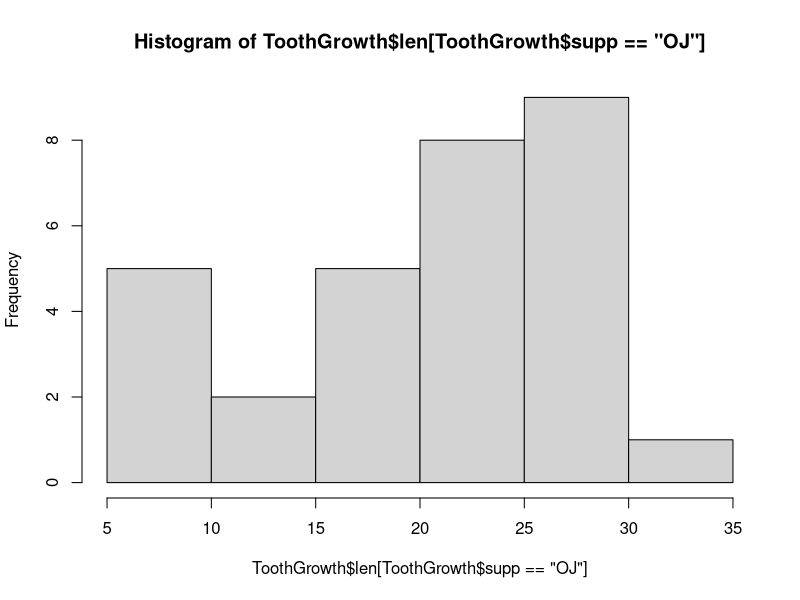
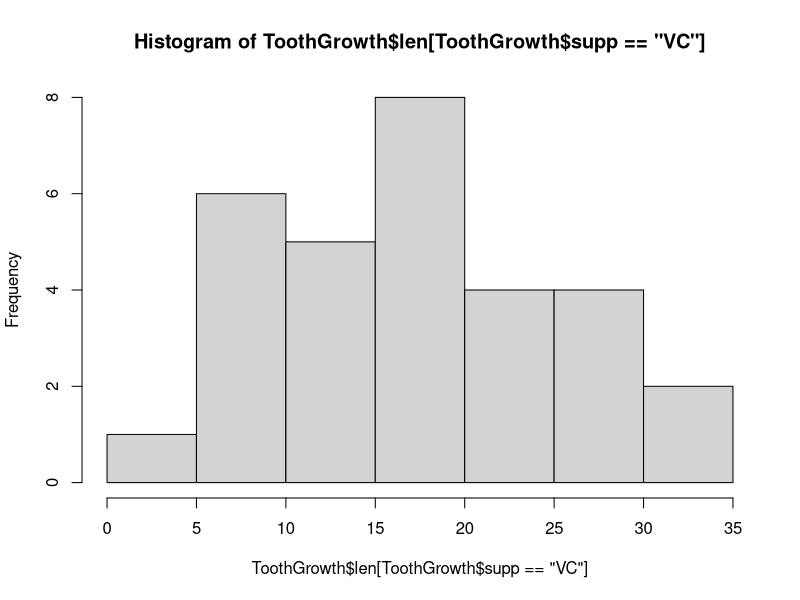
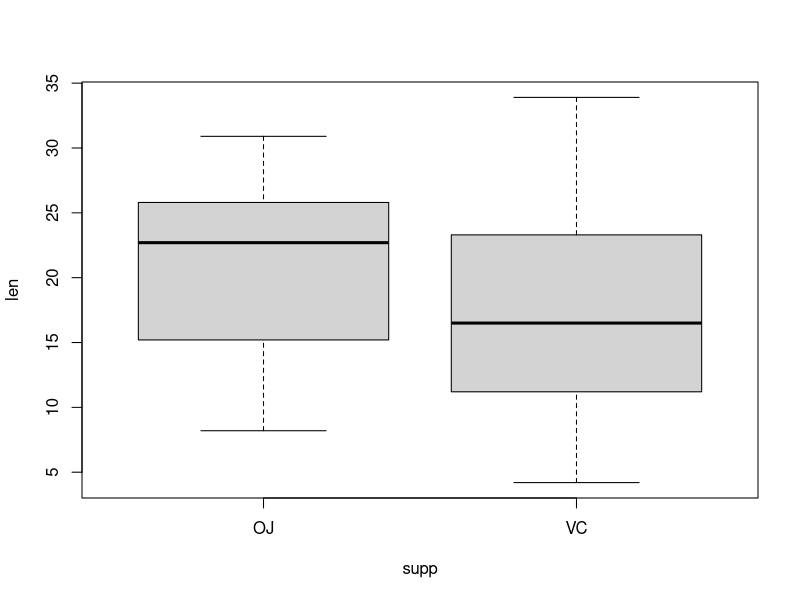

Recreate these plots in R, in order. (Note: this script raises an error after producing the figures.)
## ---- chunk 1
knitr::opts_chunk$set(echo = TRUE)
## ---- chunk 2
dim(ToothGrowth)
summary(ToothGrowth)
## ---- chunk 3
shapiro.test(ToothGrowth$len)
## ---- chunk 4
hist(ToothGrowth$len[ToothGrowth$supp == "OJ"])
hist(ToothGrowth$len[ToothGrowth$supp == "VC"])

tooth_split <- split(ToothGrowth, ToothGrowth$supp)

boxplot(len ~ supp, ToothGrowth)

t.test(
    len ~ supp,
    data = ToothGrowth,
    var.equal = T, paired = F, alternative = "two.sided"
       )

boxplot(len ~ dose, ToothGrowth)

tooth_new <- ToothGrowth

tooth_new$dose <- as.factor(tooth_new$dose)

tooth_split <-  split(tooth_new, tooth_new$dose)

lapply(tooth_split, function(x) hist(x$len, main = names(x[1])))

t.test(
    tooth_split$`0.5`$len,
    tooth_split$`1`$len,
    var.equal = T, paired = F, alternative = "two.sided"
)

t.test(
    tooth_split$`0.5`$len,
    tooth_split$`2`$len,
    var.equal = T, paired = F, alternative = "two.sided"
)

t.test(
    tooth_split$`1`$len,
    tooth_split$`2`$len,
    var.equal = T, paired = F, alternative = "two.sided"
)

